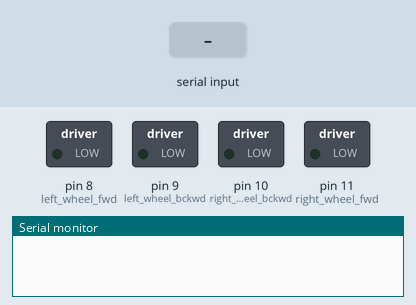
Recording of a sketch running on a simulated Arduino Uno, built with avr-gcc and run on an emulated ATmega328P. Shown: switched loads named in the sketch (green lamp = pin HIGH), the last lines printed to the serial monitor. The test bench sets the inputs (shaded band).

Above: at 1.2 s.
1.3 s: "F" received over the second serial link
At 2.2 s:
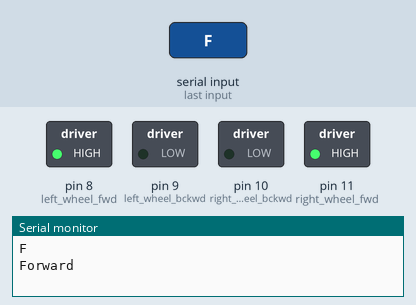
2.8 s: "B" received over the second serial link
At 3.5 s:
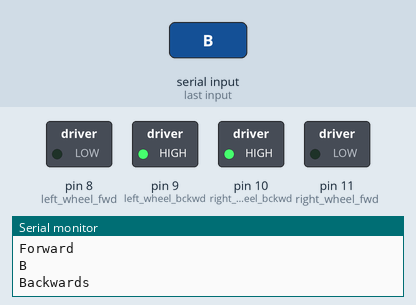
4.3 s: "R" received over the second serial link
At 4.7 s:
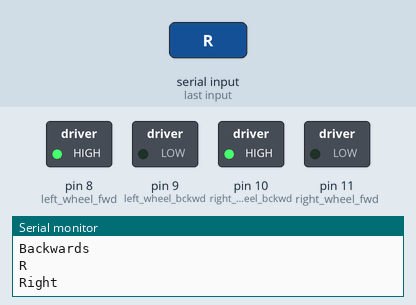
5.8 s: "L" received over the second serial link
At 6.8 s:
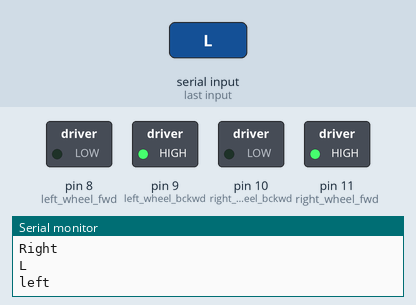
7.3 s: "1" received over the second serial link
At 8.1 s:
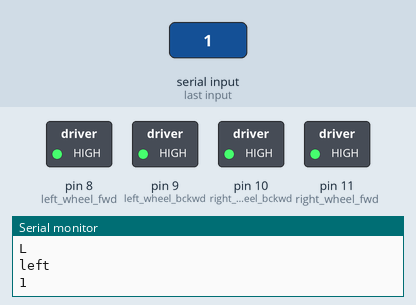
Timing chart, 0 to 9.8 s (numbered marks = the images above; inputs shaded):
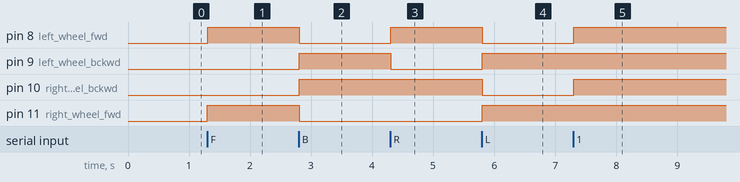

The sketch:

bt_controlled_bot.ino
```cpp
#include <SoftwareSerial.h>

int right_wheel_fwd = 11;
int right_wheel_bckwd= 10;
int left_wheel_bckwd = 9;
int left_wheel_fwd = 8;

SoftwareSerial bluetooth(2,3);

void setup() {
  Serial.begin(9600);
  pinMode(left_wheel_fwd, OUTPUT);
  pinMode(left_wheel_bckwd, OUTPUT);
  pinMode(right_wheel_fwd, OUTPUT);
  pinMode(right_wheel_bckwd, OUTPUT);
  bluetooth.begin(9600);

}

void loop() {
  if(bluetooth.available()){
    char _buffer = bluetooth.read();
    Serial.println(_buffer);
    if(_buffer == 'F'){
      Serial.println("Forward");
     forward();
    }else if(_buffer == 'B'){
      Serial.println("Backwards");
      backward();
    }else if(_buffer == 'R'){
      Serial.println("Right");
      right();
    }else if(_buffer == 'L'){
      Serial.println("left");
      left();
    }else{
      brake();
    }
  }
  delay(10);

}

void brake(){
  digitalWrite(right_wheel_fwd, HIGH);
  digitalWrite(right_wheel_bckwd, HIGH);
  digitalWrite(left_wheel_fwd, HIGH);
  digitalWrite(left_wheel_bckwd, HIGH);
}


void forward(){
  digitalWrite(right_wheel_fwd, HIGH);
  digitalWrite(right_wheel_bckwd, LOW);
  digitalWrite(left_wheel_fwd, HIGH);
  digitalWrite(left_wheel_bckwd, LOW);
}


void backward(){
  digitalWrite(right_wheel_fwd, LOW);
  digitalWrite(right_wheel_bckwd, HIGH);
  digitalWrite(left_wheel_fwd, LOW);
  digitalWrite(left_wheel_bckwd, HIGH);
}


void right(){
  digitalWrite(right_wheel_fwd, LOW);
  digitalWrite(right_wheel_bckwd, HIGH);
  digitalWrite(left_wheel_fwd, HIGH);
  digitalWrite(left_wheel_bckwd, LOW);
}


void left(){
  digitalWrite(right_wheel_fwd, HIGH);
  digitalWrite(right_wheel_bckwd, LOW);
  digitalWrite(left_wheel_fwd, LOW);
  digitalWrite(left_wheel_bckwd, HIGH);
}
```

Measured:
- after the input at 1.3 s, pin 8 (left_wheel_fwd), pin 11 (right_wheel_fwd): LOW → HIGH at once
- after the input at 2.8 s, pin 8 (left_wheel_fwd), pin 11 (right_wheel_fwd): HIGH → LOW at once; pin 9 (left_wheel_bckwd), pin 10 (right_wheel_bckwd): LOW → HIGH at once
- after the input at 4.3 s, pin 8 (left_wheel_fwd): LOW → HIGH at once; pin 9 (left_wheel_bckwd): HIGH → LOW at once
- after the input at 5.8 s, pin 8 (left_wheel_fwd), pin 10 (right_wheel_bckwd): HIGH → LOW at once; pin 9 (left_wheel_bckwd), pin 11 (right_wheel_fwd): LOW → HIGH at once
- after the input at 7.3 s, pin 8 (left_wheel_fwd), pin 10 (right_wheel_bckwd): LOW → HIGH at once
